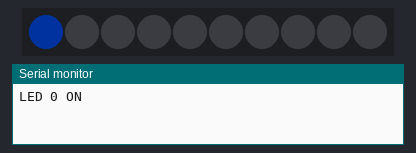
A sketch run on a simulated ESP32. Parts: 10 RGB LEDs in strip order, left to right, the last lines printed to the serial monitor. Dim RGB values are drawn brighter than linear.

Above: at 0.1 s.
At 0.6 s:
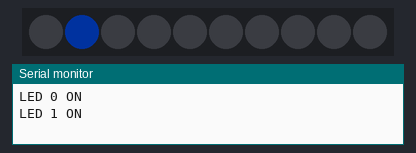
At 1.1 s:
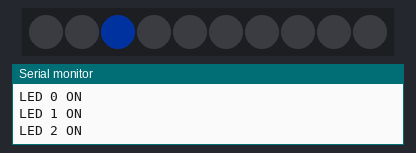
At 2.1 s:
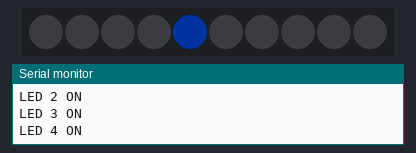
At 3.1 s:
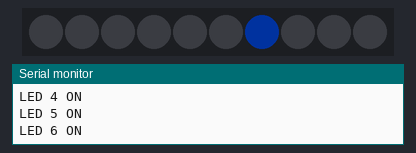
At 4.6 s:
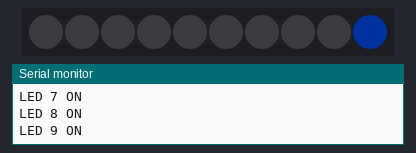

Measured:
- what the display in image 1 shows lasts 0.5 s, from 0.5 s to 1.0 s

The sketch:

WS2812_Ten_LED_Test.ino
```cpp
#include <Adafruit_NeoPixel.h>
constexpr int DATA_PIN = 3;
constexpr int LED_COUNT = 10;
Adafruit_NeoPixel pixels(LED_COUNT, DATA_PIN, NEO_GRB + NEO_KHZ800);

void setup() {
  Serial.begin(115200);
  pixels.begin();
  pixels.setBrightness(32);
  for (int i = 0; i < LED_COUNT; ++i) {
    pixels.clear();
    pixels.setPixelColor(i, pixels.Color(0, 80, 255));
    pixels.show();
    Serial.printf("LED %d ON\n", i);
    delay(500);
  }
  pixels.clear(); pixels.show();
  Serial.println("PASS sequence complete");
}
void loop() {}
```
